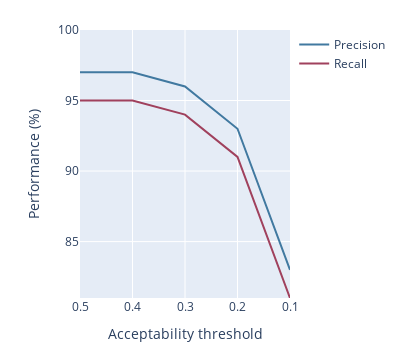
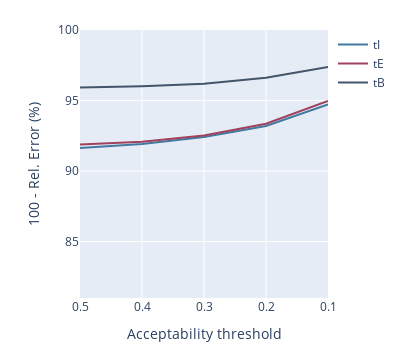

The notebook cell these images were saved under, in order:
### Code cell
import plotly.graph_objects as go
from constants import CATEGORICAL_PALETTE

def plot_thr_comparison(metrics, title, ytitle, filename, yrange):
    
    fig = go.Figure()
    
    for i,metric in enumerate(metrics):
        y = 100 - thr_comparison[metric] if filename=="thr_bp_performance" else thr_comparison[metric]*100
        error_y = dict(type='data', array=thr_comparison[f"{metric} error SD"], visible=True) if filename=="thr_bp_performance" else None
        
        fig.add_trace(
            go.Scatter(
                x=thr_comparison['thr'],
                y=y,
                line=dict(color=CATEGORICAL_PALETTE[i], width=2),
                mode='lines',
                name=metric,
                # error_y=error_y
            ))


    fig.update(layout_showlegend=True, layout_height=350, layout_width=400)
    fig.update_layout(
        #title=title,
                      margin=go.layout.Margin(
                          b=10, #bottom margin
                          r=10, #right margin
                          t=30, #top margin
                        ))
    fig.update_xaxes(title_text="Acceptability threshold", autorange="reversed")
    fig.update_yaxes(title_text=ytitle, range=yrange)
    fig.write_image(f"Results/{filename}.pdf")
    fig.show()


yrange = [pd.concat([thr_comparison[["Precision", "Recall"]] * 100, 100 - thr_comparison[["tI", "tE", "tB"]]], axis=1).min(axis=None), 100]
plot_thr_comparison(["Precision", "Recall"], "FR detection", "Performance (%)", "thr_fr_performance", yrange)
plot_thr_comparison(["tI", "tE", "tB"], "Respiratory parameters", "100 - Rel. Error (%)", "thr_bp_performance", yrange)

### Figure 1 — Plotly figure (JSON) as saved in the notebook; plotly's stock layout.template omitted (floating-point values rounded to 4 significant figures)
{"data": [{"line": {"color": "#4179A0", "width": 2}, "mode": "lines", "name": "Precision", "type": "scatter", "x": [0.1, 0.2, 0.3, 0.4, 0.5], "y": [83, 93, 96, 97, 97]}, {"line": {"color": "#A0415D", "width": 2}, "mode": "lines", "name": "Recall", "type": "scatter", "x": [0.1, 0.2, 0.3, 0.4, 0.5], "y": [81, 91, 94, 95, 95]}], "layout": {"height": 350, "margin": {"b": 10, "r": 10, "t": 30}, "showlegend": true, "width": 400, "xaxis": {"autorange": "reversed", "title": {"text": "Acceptability threshold"}}, "yaxis": {"range": [81, 100], "title": {"text": "Performance (%)"}}}}

### Figure 2 — Plotly figure (JSON) as saved in the notebook; plotly's stock layout.template omitted (floating-point values rounded to 4 significant figures)
{"data": [{"line": {"color": "#4179A0", "width": 2}, "mode": "lines", "name": "tI", "type": "scatter", "x": [0.1, 0.2, 0.3, 0.4, 0.5], "y": [94.73, 93.19, 92.41, 91.92, 91.63]}, {"line": {"color": "#A0415D", "width": 2}, "mode": "lines", "name": "tE", "type": "scatter", "x": [0.1, 0.2, 0.3, 0.4, 0.5], "y": [94.97, 93.36, 92.52, 92.08, 91.89]}, {"line": {"color": "#44546A", "width": 2}, "mode": "lines", "name": "tB", "type": "scatter", "x": [0.1, 0.2, 0.3, 0.4, 0.5], "y": [97.38, 96.62, 96.19, 96.02, 95.92]}], "layout": {"height": 350, "margin": {"b": 10, "r": 10, "t": 30}, "showlegend": true, "width": 400, "xaxis": {"autorange": "reversed", "title": {"text": "Acceptability threshold"}}, "yaxis": {"range": [81, 100], "title": {"text": "100 - Rel. Error (%)"}}}}
